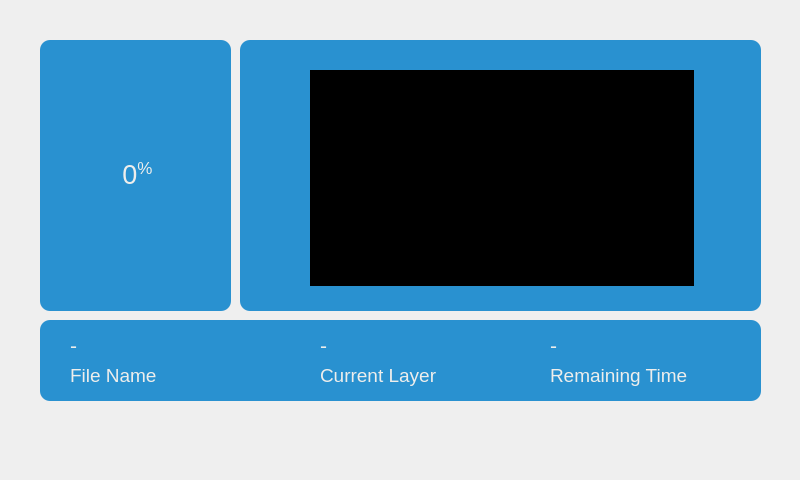
   <widget class="QWidget" name="printing_widget" native="true">
    <property name="geometry">
     <rect>
      <x>5600</x>
      <y>0</y>
      <width>800</width>
      <height>480</height>
     </rect>
    </property>
    <widget class="QWidget" name="widget_8" native="true">
     <property name="geometry">
      <rect>
       <x>40</x>
       <y>40</y>
       <width>191</width>
       <height>271</height>
      </rect>
     </property>
     <property name="font">
      <font>
       <family>Ubuntu</family>
       <weight>50</weight>
       <bold>false</bold>
      </font>
     </property>
     <property name="styleSheet">
      <string notr="true">QWidget
{
border-radius: 10px;
background-color: rgb(41, 145, 208);
}
</string>
     </property>
    </widget>
    <widget class="QWidget" name="widget" native="true">
     <property name="geometry">
      <rect>
       <x>40</x>
       <y>320</y>
       <width>721</width>
       <height>81</height>
      </rect>
     </property>
     <property name="font">
      <font>
       <family>Ubuntu</family>
       <weight>50</weight>
       <bold>false</bold>
      </font>
     </property>
     <property name="styleSheet">
      <string notr="true">QWidget{
border-radius: 10px;
background-color: rgb(41, 145, 208);
}</string>
     </property>
     <widget class="QLabel" name="printing_filename_label">
      <property name="geometry">
       <rect>
        <x>30</x>
        <y>10</y>
        <width>211</width>
        <height>31</height>
       </rect>
      </property>
      <property name="font">
       <font>
        <family>Ubuntu</family>
        <pointsize>16</pointsize>
        <weight>50</weight>
        <bold>false</bold>
       </font>
      </property>
      <property name="styleSheet">
       <string notr="true">color: rgb(238, 238, 236);</string>
      </property>
      <property name="text">
       <string>-</string>
      </property>
     </widget>
     <widget class="QLabel" name="label">
      <property name="geometry">
       <rect>
        <x>30</x>
        <y>40</y>
        <width>131</width>
        <height>31</height>
       </rect>
      </property>
      <property name="font">
       <font>
        <family>Ubuntu</family>
        <pointsize>14</pointsize>
        <weight>50</weight>
        <bold>false</bold>
       </font>
      </property>
      <property name="styleSheet">
       <string notr="true">color: rgb(238, 238, 236);</string>
      </property>
      <property name="text">
       <string>File Name</string>
      </property>
     </widget>
     <widget class="QLabel" name="label_2">
      <property name="geometry">
       <rect>
        <x>280</x>
        <y>40</y>
        <width>191</width>
        <height>31</height>
       </rect>
      </property>
      <property name="font">
       <font>
        <family>Ubuntu</family>
        <pointsize>14</pointsize>
        <weight>50</weight>
        <bold>false</bold>
       </font>
      </property>
      <property name="styleSheet">
       <string notr="true">color: rgb(238, 238, 236);</string>
      </property>
      <property name="text">
       <string>Current Layer</string>
      </property>
     </widget>
     <widget class="QLabel" name="printing_current_layer_label">
      <property name="geometry">
       <rect>
        <x>280</x>
        <y>10</y>
        <width>211</width>
        <height>31</height>
       </rect>
      </property>
      <property name="font">
       <font>
        <family>Ubuntu</family>
        <pointsize>16</pointsize>
        <weight>50</weight>
        <bold>false</bold>
       </font>
      </property>
      <property name="styleSheet">
       <string notr="true">color: rgb(238, 238, 236);</string>
      </property>
      <property name="text">
       <string>-</string>
      </property>
     </widget>
     <widget class="QLabel" name="printing_rem_time_label">
      <property name="geometry">
       <rect>
        <x>510</x>
        <y>10</y>
        <width>191</width>
        <height>31</height>
       </rect>
      </property>
      <property name="font">
       <font>
        <family>Ubuntu</family>
        <pointsize>16</pointsize>
        <weight>50</weight>
        <bold>false</bold>
       </font>
      </property>
      <property name="styleSheet">
       <string notr="true">color: rgb(238, 238, 236);</string>
      </property>
      <property name="text">
       <string>-</string>
      </property>
     </widget>
     <widget class="QLabel" name="label_3">
      <property name="geometry">
       <rect>
        <x>510</x>
        <y>40</y>
        <width>191</width>
        <height>31</height>
       </rect>
      </property>
      <property name="font">
       <font>
        <family>Ubuntu</family>
        <pointsize>14</pointsize>
        <weight>50</weight>
        <bold>false</bold>
       </font>
      </property>
      <property name="styleSheet">
       <string notr="true">color: rgb(238, 238, 236);</string>
      </property>
      <property name="text">
       <string>Remaining Time</string>
      </property>
     </widget>
    </widget>
    <widget class="QWidget" name="widget_7" native="true">
     <property name="geometry">
      <rect>
       <x>240</x>
       <y>40</y>
       <width>521</width>
       <height>271</height>
      </rect>
     </property>
     <property name="font">
      <font>
       <family>Ubuntu</family>
       <weight>50</weight>
       <bold>false</bold>
      </font>
     </property>
     <property name="styleSheet">
      <string notr="true">QWidget
{
border-radius: 10px;
background-color: rgb(41, 145, 208);
}
</string>
     </property>
    </widget>
    <widget class="QWidget" name="img_output" native="true">
     <property name="geometry">
      <rect>
       <x>310</x>
       <y>70</y>
       <width>384</width>
       <height>216</height>
      </rect>
     </property>
     <property name="font">
      <font>
       <family>Ubuntu</family>
       <weight>50</weight>
       <bold>false</bold>
      </font>
     </property>
     <property name="styleSheet">
      <string notr="true">background-color: rgb(0,0,0);</string>
     </property>
    </widget>
    <widget class="QFrame" name="progressBar">
     <property name="geometry">
      <rect>
       <x>60</x>
       <y>100</y>
       <width>150</width>
       <height>150</height>
      </rect>
     </property>
     <property name="font">
      <font>
       <family>Ubuntu</family>
       <weight>50</weight>
       <bold>false</bold>
      </font>
     </property>
     <property name="styleSheet">
      <string notr="true">QFrame{
border-radius: 75px;
background-color: qconicalgradient(cx:0.5, cy:0.5, angle:90, stop:0.05 rgba(0, 0, 0, 0), stop:0.0rgba(255, 255, 255, 255));
}</string>
     </property>
     <property name="frameShape">
      <enum>QFrame::NoFrame</enum>
     </property>
     <property name="frameShadow">
      <enum>QFrame::Raised</enum>
     </property>
    </widget>
    <widget class="QFrame" name="frame_2">
     <property name="geometry">
      <rect>
       <x>80</x>
       <y>120</y>
       <width>110</width>
       <height>110</height>
      </rect>
     </property>
     <property name="font">
      <font>
       <family>Ubuntu</family>
       <weight>50</weight>
       <bold>false</bold>
      </font>
     </property>
     <property name="styleSheet">
      <string notr="true">QFrame{
	border-radius: 55px;

}</string>
     </property>
     <property name="frameShape">
      <enum>QFrame::NoFrame</enum>
     </property>
     <property name="frameShadow">
      <enum>QFrame::Raised</enum>
     </property>
     <widget class="QLabel" name="percentageLbl">
      <property name="geometry">
       <rect>
        <x>22</x>
        <y>29</y>
        <width>71</width>
        <height>51</height>
       </rect>
      </property>
      <property name="font">
       <font>
        <family>Ubuntu</family>
        <pointsize>20</pointsize>
        <weight>50</weight>
        <bold>false</bold>
       </font>
      </property>
      <property name="styleSheet">
       <string notr="true">color: rgb(238, 238, 236);</string>
      </property>
      <property name="text">
       <string>&lt;html&gt;&lt;head/&gt;&lt;body&gt;&lt;p&gt;0&lt;span style=&quot; vertical-align:super;&quot;&gt;%&lt;/span&gt;&lt;/p&gt;&lt;/body&gt;&lt;/html&gt;</string>
      </property>
      <property name="alignment">
       <set>Qt::AlignCenter</set>
      </property>
     </widget>
    </widget>
   </widget>
